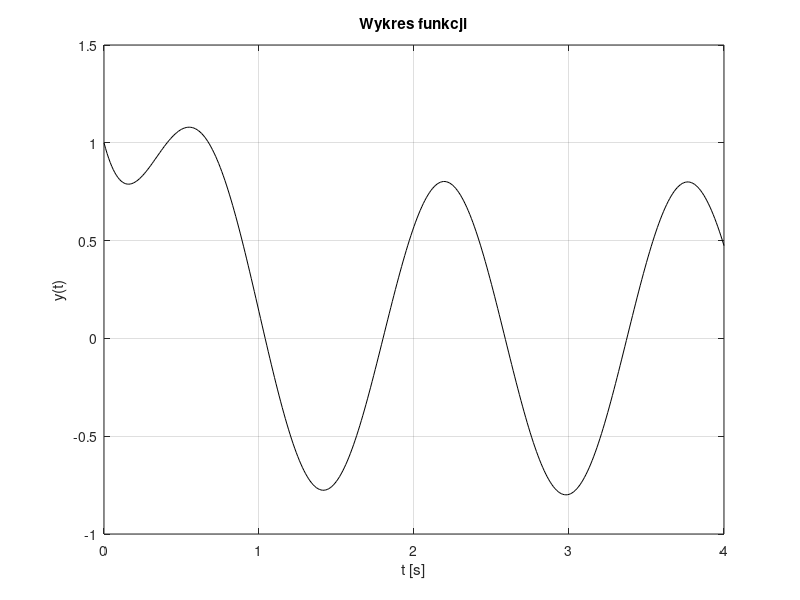

Reproduce this figure in MATLAB.
clear
close all
t = [0:0.01:4];
y = 1.64 * exp(-3*t) + 0.8 * cos(4*t + 216.9*pi/180)
id = figure
save funkcja t y
plot( t, y, 'k-')
xlabel('t [s]')
ylabel('y(t)')
title("Wykres funkcji")
grid on
set(id, 'color', [1 1 1])